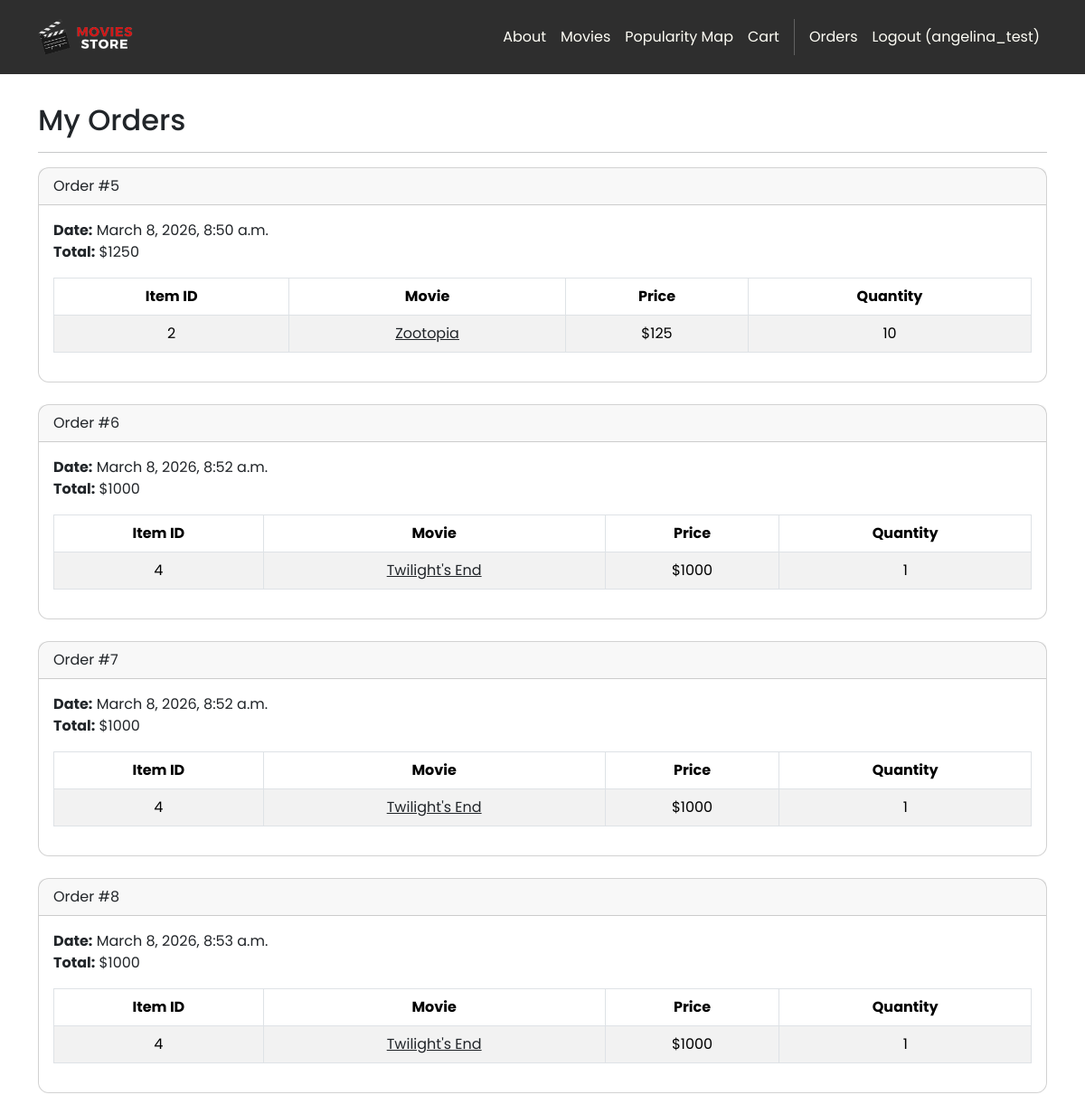
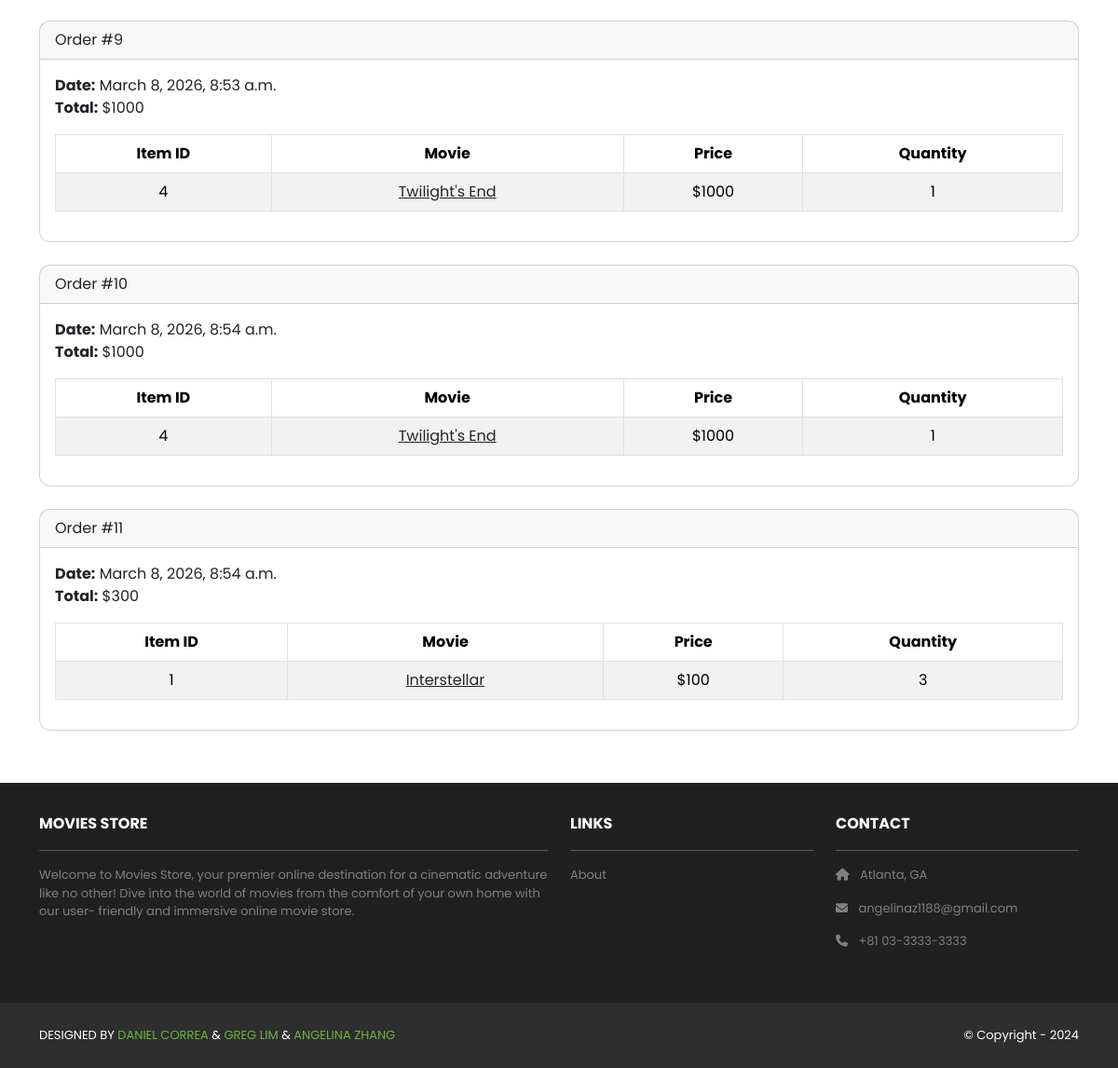
Page /accounts/orders/ (signed in) on the committed database (2 pictures, top to bottom).
### cart/models.py (models this page shows, shortened)
class Order(models.Model):
    id = models.AutoField(primary_key=True)
    total = models.IntegerField()
    date = models.DateTimeField(auto_now_add=True)
    user = models.ForeignKey(User,
        on_delete=models.CASCADE)
    region = models.CharField(max_length=50, choices=REGIONS, default='north_america')

class Item(models.Model):
    id = models.AutoField(primary_key=True)
    price = models.IntegerField()
    quantity = models.IntegerField()
    order = models.ForeignKey(Order,
        on_delete=models.CASCADE)
    movie = models.ForeignKey(Movie,
        on_delete=models.CASCADE)

### movies/models.py (models this page shows, shortened)
class Movie(models.Model):
    id = models.AutoField(primary_key=True)
    name = models.CharField(max_length=255)
    price = models.IntegerField()
    description = models.TextField()
    image = models.ImageField(upload_to='movie_images/')
    view_count = models.IntegerField(default=0)

### accounts/views.py (the view)
# urls.py: path('orders/', views.orders, name='accounts.orders'),
@login_required
def orders(request):
    template_data = {}
    template_data['title'] = 'Orders'
    template_data['orders'] = request.user.order_set.all()
    return render(request, 'accounts/orders.html', {'template_data': template_data})

### accounts/templates/accounts/orders.html
{% extends 'base.html' %}
{% block content %}
<div class="p-3">
  <div class="container">
    <div class="row mt-3">
      <div class="col mx-auto mb-3">
        <h2>My Orders</h2>
        <hr />
        {% for order in template_data.orders %}
        <div class="card mb-4">
          <div class="card-header">
            Order #{{ order.id }}
          </div>
          <div class="card-body">
            <b>Date:</b> {{ order.date }}<br />
            <b>Total:</b> ${{ order.total }}<br />
            <table class="table table-bordered table-striped text-center mt-3">
              <thead>
                <tr>
                  <th scope="col">Item ID</th>
                  <th scope="col">Movie</th>
                  <th scope="col">Price</th>
                  <th scope="col">Quantity</th>
                </tr>
              </thead>
              <tbody>
                {% for item in order.item_set.all %}
                <tr>
                  <td>{{ item.movie.id }}</td>
                  <td>
                    <a class="link-dark" href="{% url 'movies.show' id=item.movie.id %}">
                        {{ item.movie.name }}
                    </a>
                  </td>
                  <td>${{ item.movie.price }}</td>
                  <td>{{ item.quantity }}</td>
                </tr>
                {% endfor %}
              </tbody>
            </table>
          </div>
        </div>
        {% endfor %}
      </div>
    </div>
  </div>
</div>
{% endblock content %}

### moviesstore/templates/base.html (shortened to what this page needs)
<!DOCTYPE html>
<html>
    {% load static %}
  <head>
    <link href="https://cdn.jsdelivr.net/npm/bootstrap@5.3.3/dist/css/bootstrap.min.css" rel="stylesheet">
    <link rel="stylesheet"  href="https://cdnjs.cloudflare.com/ajax/libs/font-awesome/6.1.1/css/all.min.css">
    <link rel="stylesheet" type="text/css" href="{% static 'css/style.css' %}">
  </head>
  <body>
    <nav class="p-3 navbar navbar-dark bg-dark
    navbar-expand-lg">
      <div class="container">
        <a class="navbar-brand"
            href="{% url 'home.index' %}">
          <img src="{% static 'img/logo.png' %}" alt="logo"
                height="40" />
        </a>
        <div class="collapse navbar-collapse"
             id="navbarNavAltMarkup">
          <div class="navbar-nav ms-auto navbar-ml">
            <a class="nav-link"
               href="{% url 'home.about' %}">About</a>
            <a class="nav-link" href="{% url 'movies.index' %}">Movies</a>
            <a class="nav-link" href="{% url 'movies.popularity_map' %}">Popularity Map</a>
            <a class="nav-link" href="{% url 'cart.index' %}">Cart</a>
            {% if user.is_authenticated %}
            <a class="nav-link" href="{% url 'accounts.orders' %}">Orders</a>
            <a class="nav-link"
              href="{% url 'accounts.logout' %}">Logout ({{ user.username }})</a>
            {% else %}
            <a class="nav-link"
              href="{% url 'accounts.login' %}">Login</a>
            <a class="nav-link"
              href="{% url 'accounts.signup' %}">Sign Up
            </a>
            {% endif %}
          </div>
        </div>
      </div>
    </nav>
    <div>
      {% block content %}
      {% endblock content %}
    </div>
    <section class="p-3 ms-footer d-none d-md-block">
      <div class="container">
        <div class="row mt-3 text-white">
          <div class="col-md-6 col-lg-6 col-xl-6
               mx-auto mb-4">
            <b>MOVIES STORE</b>
            <hr />
            <p>
              Welcome to Movies Store, your premier online
              destination for a cinematic adventure like no
              other! Dive into the world of movies from the
              comfort of your own home with our user-
              friendly and immersive online movie store.
            </p>
          </div>
          <div class="col-md-3 col-lg-3 col-xl-3
               mx-auto mb-4">
            <b>LINKS</b>
            <hr />
            <p><a class="nav-link"
              href="{% url 'home.about' %}">
              About
            </a></p>
          </div>
          <div class="col-md-3 col-lg-3 col-xl-3 mx-auto
               mb-4">
            <b>CONTACT</b>
            <hr />
            <p><i class="fas fa-home me-2"></i>
              Atlanta, GA
            </p>
            <p><i class="fas fa-envelope me-2"></i>
              angelinaz1188@gmail.com
            </p>
            <p><i class="fas fa-phone me-2"></i>
              +81 03-3333-3333
            </p>
          </div>
        </div>
      </div>
    </section>
    <section class="p-3 ms-footer-bottom bg-dark">
      <div class="container d-flex justify-content-between">
        <div class="me-5 text-white">
          <span>DESIGNED BY
            <a href="https://www.x.com/danielgarax"
            target="_blank">DANIEL CORREA</a> &
            <a href="https://www.x.com/greglim81"
            target="_blank">GREG LIM</a> &
            <a href="www.linkedin.com/in/angelina-zhang-142a76217"
            target="_blank">ANGELINA ZHANG</a>
          </span>
        </div>
        <div class="text-white">
          <span>© Copyright - 2024</span>
        </div>
      </div>
    </section>
  </body>
</html>

### moviesstore/static/css/style.css (style rules this page uses)
.navbar a.nav-link { color: #FFFEF6 !important; }
.bg-dark { background-color: #2E2E2E !important; }
.ms-footer { background-color: #202020; }
.ms-footer p { color: #7F7F7F; font-size: 13px; }
.ms-footer-bottom span { font-size: 13px; line-height: 38px; }
.ms-footer-bottom a { color: #6ab43e; text-decoration: none; }
body { font-family: 'Poppins', sans-serif; }
.card { border-radius: 0.75rem; }

### rows in the picture
Order: id "5", date "March 8, 2026, 8:50 a.m.", total "1250"
Item: movie.id "2", movie.name "Zootopia", movie.price "125", quantity "10"
Order: id "6", date "March 8, 2026, 8:52 a.m.", total "1000"
Item: movie.id "4", movie.name "Twilight's End", movie.price "1000", quantity "1"
Order: id "7", date "March 8, 2026, 8:52 a.m.", total "1000"
Item: movie.id "4", movie.name "Twilight's End", movie.price "1000", quantity "1"
Order: id "8", date "March 8, 2026, 8:53 a.m.", total "1000"
Item: movie.id "4", movie.name "Twilight's End", movie.price "1000", quantity "1"
Order: id "9", date "March 8, 2026, 8:53 a.m.", total "1000"
Item: movie.id "4", movie.name "Twilight's End", movie.price "1000", quantity "1"
Order: id "10", date "March 8, 2026, 8:54 a.m.", total "1000"
Item: movie.id "4", movie.name "Twilight's End", movie.price "1000", quantity "1"
Order: id "11", date "March 8, 2026, 8:54 a.m.", total "300"
Item: movie.id "1", movie.name "Interstellar", movie.price "100", quantity "3"

### other values in the picture
{{ user.username }} "angelina_test"
